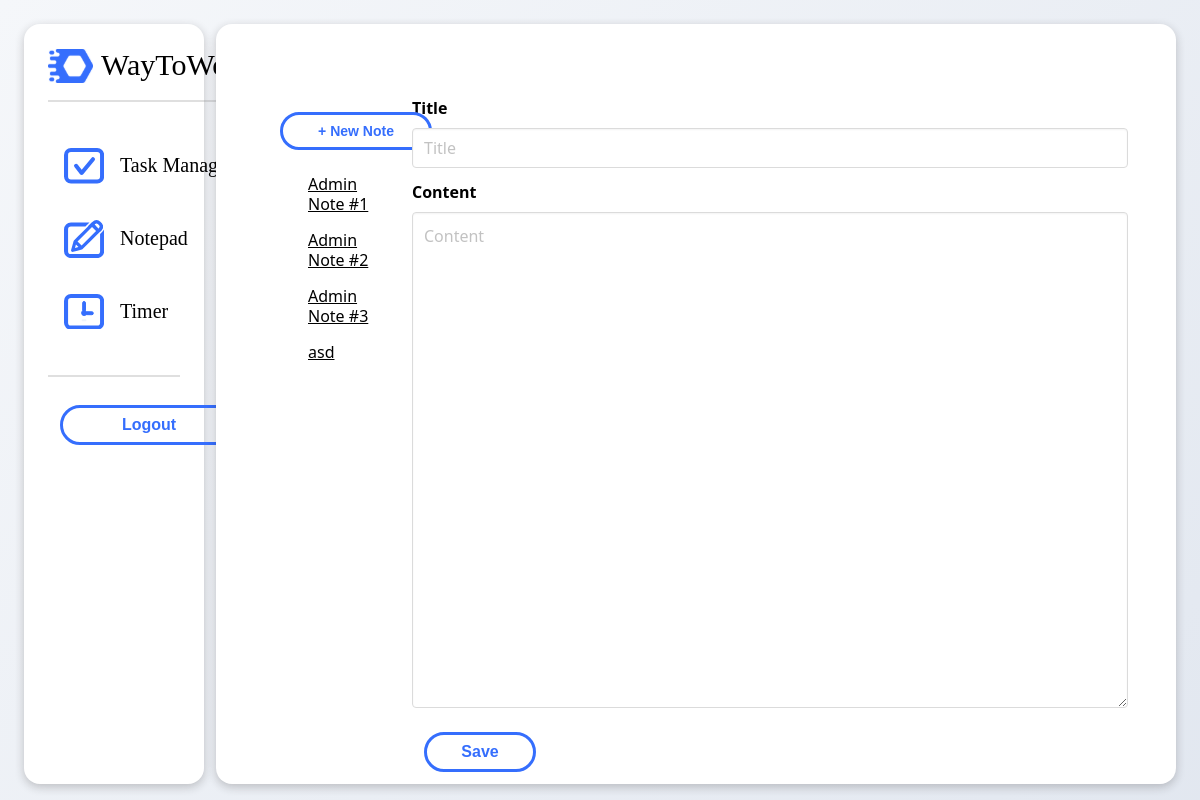
The app's page /notepad/ (signed in) with its own data.
### WhenToWork/models.py (models this page shows)
class Document(models.Model):
    title = models.CharField(max_length=255, default ='New Note', null=False)
    content = models.TextField(blank=True, null=True)
    user = models.ForeignKey(User, on_delete=models.CASCADE, related_name='notepadname', null=True)
    created_at = models.DateTimeField(auto_now_add=True)
    modified_at = models.DateTimeField(auto_now=True)
    class Meta:
        ordering = ('title',)

### WhenToWork/views.py (the view, shortened to what this page needs)
# urls.py: path('notepad/', editor, name='editor'),
def editor(request):
    docid = int(request.GET.get('docid', 0))
    documents = Document.objects.all()
    if docid > 0:
        document = Document.objects.get(pk=docid)
    else:
        document = ''
    context = {
        'docid': docid,
        'documents': documents,
        'document': document
    }
    return render(request, 'editor.html', context)

### WhenToWork/templates/editor.html (shortened to what this page needs)
{% extends "base.html" %}
{% load static %}
{% block content %}
<body>
    <div class="container.is-max-widescreen, container.is-max-desktop">
      <div class="layout" >
        <div class="topsidebar">
          <div class = "logo">
                <svg xmlns="http://www.w3.org/2000/svg" xmlns:xlink="http://www.w3.org/1999/xlink" width="202" height="36" viewBox="0 0 202 36">
                    <text id="WayToWork" transform="translate(53 27)" font-size="30" font-family="FormaDJRDisplay-Medium, Forma DJR Display" font-weight="500"><tspan x="0" y="0">WayToWork</tspan></text>
                  </svg>
          </div>
        <hr style="height:2px;border-width:0;color:gray;background-color:gray">
        <br>
        <a href="/todo/">&nbsp;&nbsp;&nbsp;<svg xmlns="http://www.w3.org/2000/svg" width="118" height="24" viewBox="0 0 118 24">
            <text id="Task_Manager" data-name="Task Manager" transform="translate(0 18)" font-size="20" font-family="FormaDJRDisplay-Medium, Forma DJR Display" font-weight="500"><tspan x="0" y="0">Task Manager</tspan></text>
          </svg>
        </a>
        <br>
        <a href="/notepad/">&nbsp;&nbsp;&nbsp;<svg xmlns="http://www.w3.org/2000/svg" width="118" height="24" viewBox="0 0 118 24">
            <text id="Task_Manager" data-name="Task Manager" transform="translate(0 18)" font-size="20" font-family="FormaDJRDisplay-Medium, Forma DJR Display" font-weight="500"><tspan x="0" y="0">Notepad</tspan></text>
          </svg>
        </a>
        <br>
        <a href="/timer/">&nbsp;&nbsp;&nbsp;<svg xmlns="http://www.w3.org/2000/svg" width="49" height="24" viewBox="0 0 49 24">
            <text id="Timer" transform="translate(0 18)" font-size="20" font-family="FormaDJRDisplay-Medium, Forma DJR Display" font-weight="500"><tspan x="0" y="0">Timer</tspan></text>
          </svg>
        </a>
        <br>
        </div>
        <hr style="height:2px;border-width:0;color:gray;background-color:gray">
        <div class="btn-holder">
        {% if user.is_authenticated %}
        <a  href= "/logout/" class="button-3" style="align-items: baseline;">Logout</a>
        {% endif %}
        </div>
      </div>
    <div class="layoutTwo">
        <section class="section">
            <div class="columns">
                <div class="column is-2">
                    <aside class="menu">
                        <a href="{% url 'editor' %}?docid=0" "><button class="button-4">+ New Note</button></a>
                        <ul class="menu-list">
                            {% for doc in user.notepadname.all %}
                                <li>
                                    <a style="color: black;" href="{% url 'editor' %}?docid={{ doc.id }}">{{ doc.title }}</a>
                                </li>
                            {% endfor %}
                        </ul>
                    </aside>
                </div>
                <div class="column is-10">
                    <form method="post" action="{% url 'editor' %}">
                        <div class="field">
                            <label class="label" style="color: black;">
                                Title
                            </label>
                            <div class="control">
                                <input type="text" class="input" name="title" placeholder="Title"{% if document %} value="{{ document.title }}"{% endif %}>
                            </div>
                        </div>
                        <div class="field">
                            <label class="label" style="color: black;">Content</label>
                            <div class="control">
                                <textarea class="textarea" name="content" placeholder="Content">{% if document %}{{ document.content }}{% endif %}</textarea>
                            </div>
                        </div>
                        <div class="field is-grouped">
                            <div class="control">
                                <button class="button-2">Save</button>
                            </div>
                        </div>
                    </form>
            </div>
            </section>
    </div>
    </body>
{% endblock %}

### WhenToWork/static/css/base.css (style rules this page uses)
* { -webkit-box-sizing: border-box; -moz-box-sizing: border-box; box-sizing: border-box; }
html { color: #356efd; background: rgb(14, 13, 13); background-image: linear-gradient(135deg, #f5f7fa 0%, #627fad2f 100%); background-repeat: no-repeat; background-size: cover; width: 100%; height: 100%; }
.textarea { height: 15vh; }
.button-2 { appearance: none; background-color: transparent; border: 3px solid #356efd; border-radius: 30px; box-sizing: border-box; color: #356efd; cursor: pointer; display: inline-block; font-family: forma-djr-display, sans-serif; font-size: 2vh; font-weight: 600; line-height: normal; margin: .75rem; min-height: 10px; min-width: 0; outline: none; padding: .5rem; text-align: center; text-decoration: none; transition: all 300ms cubic-bezier(.23, 1, 0.32, 1); user-select: none; -webkit-user-select: none; touch-action: manipulation; width: 14vh; will-change: transform; }
hr { display: block; margin-top: 0.5em; margin-bottom: 0.5em; color: black; margin-left: auto; margin-right: auto; border-style: inset; border-width: 1px; }
.button-4 { appearance: none; background-color: transparent; border: 3px solid #356efd; border-radius: 30px; box-sizing: border-box; color: #356efd; cursor: pointer; display: inline-block; font-family: forma-djr-display, sans-serif; font-size: 1.75vh; font-weight: 600; line-height: normal; margin: 1rem; min-height: 1rem; min-width: 2rem; outline: none; padding: .5rem; text-align: center; text-decoration: none; transition: all 300ms cubic-bezier(.23, 1, 0.32, 1); user-select: none; -webkit-user-select: none; touch-action: manipulation; width: 19vh; will-change: transform; }

### WhenToWork/static/css/styles.css (style rules this page uses)
.layoutTwo { background-color: white; overflow: hidden; position: absolute; right: 0; top: 0; bottom: 0; margin-top: 3vh; height: 100%; width: 80%; padding: 3vh; margin: 3vh; height: 95vh; border-radius: 1rem; box-shadow: 0 3px 10px rgba(36, 35, 35, 0.24); }
.layout { top:0; bottom: 0; padding: 3vh; margin: 3vh; width: 15%; height: 95vh; background-color: white; border-radius: 1rem; box-shadow: 0 3px 10px rgba(36, 35, 35, 0.24); flex-wrap: wrap; flex-direction: column; display: flex; }
.logo { text-align: center; }
.layout a { padding:6px 8px 6px 16px; text-decoration: none; font-size:20px; display:block; }
hr { width: 100%; }
.layout .btn-holder .button-3 { appearance: none; background-color: transparent; border: 3px solid #356efd; border-radius: 30px; box-sizing: border-box; color: #356efd; cursor: pointer; display: inline-block; font-family: forma-djr-display, sans-serif; font-size: 2vh; font-weight: 600; line-height: normal; margin: .75rem; min-height: 10px; min-width: 1rem; outline: none; padding: .5rem; text-align: center; text-decoration: none; transition: all 300ms cubic-bezier(.23, 1, 0.32, 1); user-select: none; -webkit-user-select: none; touch-action: manipulation; width: 90%; will-change: transform; }
.layout .btn-holder { justify-content: flex-end; display: flex; align-items:flex-end; }

### records on screen
Document: title "Admin Note #1"
Document: title "Admin Note #2"
Document: title "Admin Note #3"
Document: title "asd"
